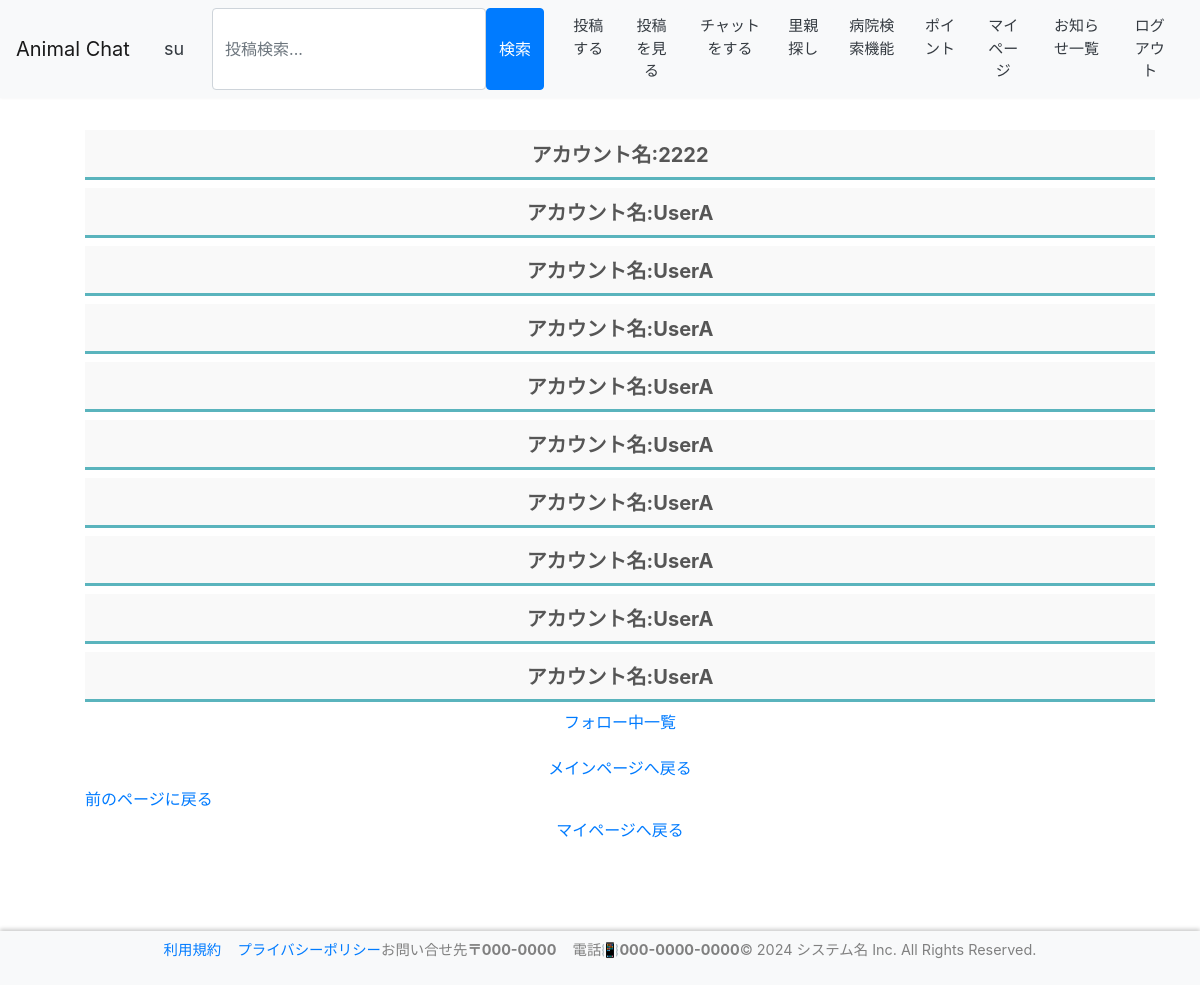
Page /contents/mypage/follower/ (signed in) on the earlier database version.
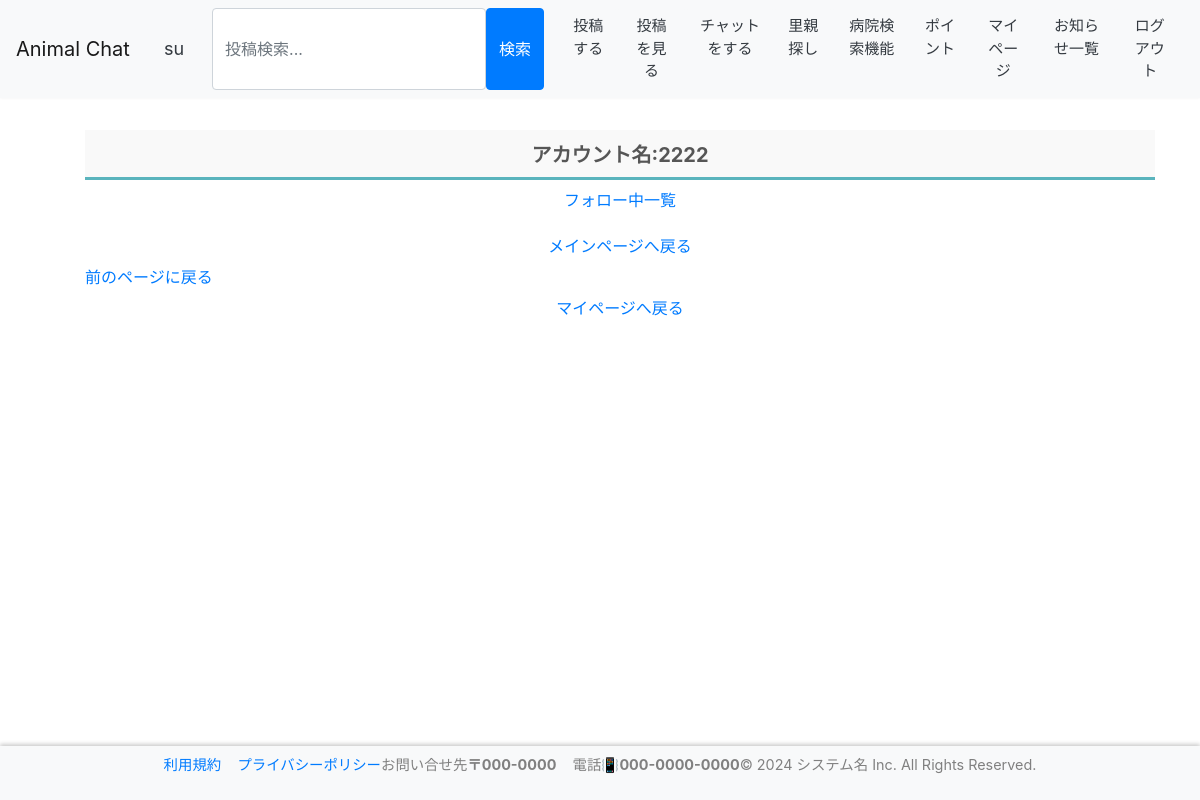
Same page on the later database version.
### accounts/models.py (models this page shows)
class User(AbstractBaseUser, PermissionsMixin):
    screen_name = models.CharField(
        gettext_lazy('アカウント名'),
        max_length=128,
        default='',
        blank=True,
        help_text=gettext_lazy('128文字以内で入力してください'),
    )
    email = models.EmailField(gettext_lazy('メールアドレス'), unique=True)
    is_staff = models.BooleanField(
        gettext_lazy('staff status'),
        default=False,
        help_text=gettext_lazy('Designates whether the user can log into this admin site.'),
    )
    is_active = models.BooleanField(
        gettext_lazy('active'),
        default=True,
        help_text=gettext_lazy(
            'Designates whether this user should be treated as active. Unselect this instead of deleting accounts.'
        ),
    )
    date_joined = models.DateTimeField(gettext_lazy('date joined'), default=timezone.now)
    objects = CustomUserManager()
    points = models.IntegerField(
        default=0,
        blank=True,
        null=True,
    )
    pt_give = models.IntegerField(
        default=0,
        blank=True,
        null=True,
    )
    icon = models.ImageField(
        upload_to='icon/post',
        verbose_name='画像',
        null=True,
        blank=True
    )
    profile = models.TextField(
        gettext_lazy('プロフィール'),
        max_length=200,
        null=True,
        default='',
        blank=True,
        help_text=gettext_lazy('200文字以内で入力してください'),
    )
    USERNAME_FIELD = 'email'
    REQUIRED_FIELDS = []
    class Meta:
        verbose_name = gettext_lazy('user')
        verbose_name_plural = gettext_lazy('users')
    def __str__(self):
        return self.__unicode__()
    def __unicode__(self):
        return self.screen_name or self.email

### contents/models.py (models this page shows)
class FollowList(models.Model):
    id = models.AutoField(primary_key=True)
    follow = models.IntegerField(
        gettext_lazy("アカウントID"),
        null=False,
    )
    follow_name = models.CharField(
        gettext_lazy("アカウント名"),
        null=False,
        max_length=128,
        default='',
        blank=True,
    )
    follow_er = models.IntegerField(
        gettext_lazy("アカウントID"),
        null=False,
    )
    follow_er_name = models.CharField(
        gettext_lazy("アカウント名"),
        null=False,
        max_length=128,
        default='',
        blank=True,
    )

### contents/views.py (the view)
# urls.py: path('mypage/follower/',views.Follow_erView.as_view(), name='follow_er'),
class Follow_erView(ListView):
    template_name = "contents/follower_list.html"
    model = FollowList
    paginate_by = 10
    context_object_name = "erlist"
    def get_queryset(self):
        user = self.request.user
        queryset = FollowList.objects.filter(follow_er=user.id)#.values_list("follow_er_name").order_by("follow_er_name").distinct()
        return queryset

### templates/contents/follower_list.html (shortened to what this page needs)
{% extends "base.html" %}
{% load static %}
{% block content %}
<ul>
    <h3 style="text-align:center;">フォロワー一覧</h3>
    <br>
    {% for data in erlist %}
    <label class="tab_item2" for="programming">アカウント名:{{ data.follow_name }}</label>
    <br>
    {% endfor %}
    <br>
    <a href="{% url 'contents:follow' %}" class="btn btn-link btn-block" target="_self">フォロー中一覧</a>
    <a href="{% url 'accounts:index' %}" class="btn btn-link btn-block" target="_self">メインページへ戻る</a>
    <a href="javascript:history.back()" class="return-btn">前のページに戻る</a>
    <a href="{% url 'accounts:mypage' %}" class="btn btn-link btn-block" target="_self">マイページへ戻る</a>
</ul>
{% endblock %}

### templates/base.html (shortened to what this page needs)
<!doctype html>
<html lang="ja">
{% load static %}
<head>
    <link rel="stylesheet" href="https://cdn.jsdelivr.net/npm/bootstrap@4.6.0/dist/css/bootstrap.min.css"
>
    <link rel="stylesheet" href="https://cdn.jsdelivr.net/gh/gitbrent/bootstrap4-toggle@3.6.1/css/bootstrap4-toggle.min.css">
</head>
<header>
    <nav class="navbar navbar-expand-lg navbar-light bg-light">
            <a class="navbar-brand" href="{% url 'accounts:index' %}">Animal Chat</a>
        {% if user.is_authenticated %}
            <form method="get" action="{% url 'accounts:mypage' %}" >
                <button type="submit" class="btn btn-light text-dark me-2" style="font-size:18px;">
                    &nbsp{{ user|stringformat:"s" }}
                </button>
            </form>
        {% endif %}
        <div class="collapse navbar-collapse" id="navbarSupportedContent">
            <ul class="navbar-nav mr-auto">
                <br>
                <form method="get" action="{% url "post:posts_search" %}" class="col-12 col-lg-auto mb-2 mb-lg-0" role="search" style="display: flex;">
                    <input type="search" class="form-control" placeholder="投稿検索..." aria-label="Search" name="keyword" value="{{ request.GET.keyword }}" style="width:auto; height:auto;">
                    <input type="submit" value="検索" class="btn btn-primary ">
                </form>
                {% if user.is_authenticated %}
                    <form method="post" action="{% url 'post:posts' %}" >
                        <button type="submit" class="btn btn-light text-dark me-2" style=font-size:15px;>投稿する</button>
                    </form>
                    <form method="get" action="{% url 'post:posts_search' %}" >
                        <button type="submit" class="btn btn-light text-dark me-2" style=font-size:15px; style=font-size:15px;>投稿を見る</button>
                    </form>
                    <form method="get" action="{% url 'chat:index' %}" >
                        <button type="submit" class="btn btn-light text-dark me-2" style=font-size:15px;>チャットをする</button>
                    </form>
                    <form method="get" action="{% url 'accounts:adopt' %}" >
                        <button type="submit" class="btn btn-light text-dark me-2" style=font-size:15px;>里親探し</button>
                    </form>
                    <form method="get" action="{% url 'contents:hospital_list' %}" >
                        <button type="submit" class="btn btn-light text-dark me-2" style=font-size:15px;>病院検索機能</button>
                    </form>
                    <form method="get" action="{% url 'accounts:points' %}" >
                        <button type="submit" class="btn btn-light text-dark me-2" style=font-size:15px;>ポイント</button>
                    </form>
                    <form method="get" action="{% url 'accounts:mypage' %}" >
                        <button type="submit" class="btn btn-light text-dark me-2" style=font-size:15px;>マイページ</button>
                    </form>
                    <form method="get" action="{% url 'contents:notice_l' %}" >
                        <button type="submit" class="btn btn-light text-dark me-2" style=font-size:15px;>お知らせ一覧</button>
                    </form>
                    <form method="get" action="{% url 'accounts:logoutchk' %}">
                        <button type="submit" class="btn btn-light text-dark me-2" style=font-size:15px;>ログアウト</button>
                    </form>
                {% else %}
                    <form method="post" action="{% url 'accounts:login' %}">
                        {% csrf_token %}
                        <button type="submit" class="btn btn-light text-dark me-2" style=font-size:15px;>ログイン</button>
                    </form>
                {% endif %}
            </ul>
        </div>
    </nav>
</header>
    <body>
    <div class="container mt-3">
        <br>
        <br>
        {% block content %}{% endblock %}
        <br>
        <br>
        <br>
        <br>
        <br>
    </div>
    </body>
</body>
    <footer>
        <nav class="navbar navbar-expand-lg navbar-light bg-light">
            <div class=" navbar-collapse" id="navbarSupportedContent" style="text-align:center;">
                <ul class="navbar-nav mr-auto" style="margin: auto;">
                    <li><a href="#">利用規約</a>&nbsp&nbsp&nbsp&nbsp<a href="#">プライバシーポリシー</a></li>
                    <li>
                        <div class="contact">
                            <p>お問い合せ先<b>〒000-0000</b>&nbsp&nbsp&nbsp&nbsp電話📳<b>000-0000-0000</b></p>
                        </div>
                    </li>
                    <li>
                        <div class="copyright" >
                            <p>© 2024 システム名 Inc. All Rights Reserved.</p>
                        </div>
                    </li>
                </ul>
            </div>
        </nav>
    </footer>
</html>

### templates/contents/follower_list.html (style rules this page uses)
.tab_item2 { width: calc(100%); height: 50px; border-bottom: 3px solid #5ab4bd; background-color: #f9f9f9; line-height: 50px; font-size: 20px; text-align: center; color: #565656; display: block; float: left; text-align: center; font-weight: bold; transition: all 0.2s ease; }

Differences in the rows shown:
removed FollowList: follow_name "UserA"
removed FollowList: follow_name "UserA"
removed FollowList: follow_name "UserA"
removed FollowList: follow_name "UserA"
removed FollowList: follow_name "UserA"
removed FollowList: follow_name "UserA"
removed FollowList: follow_name "UserA"
removed FollowList: follow_name "UserA"
removed FollowList: follow_name "UserA"
